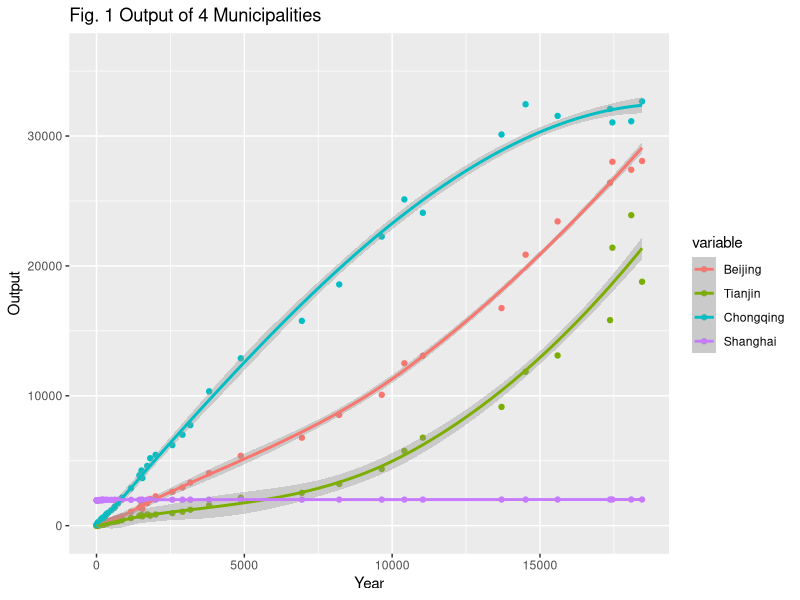
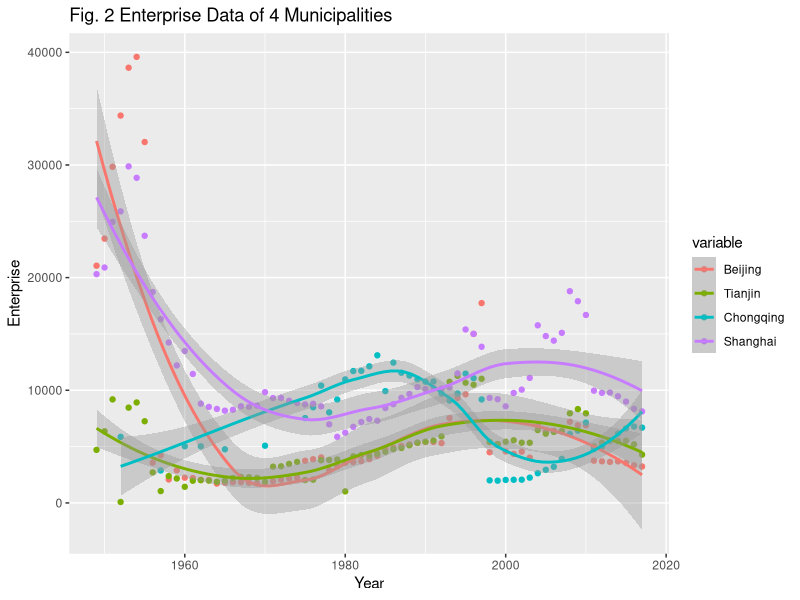

These charts were generated, in order, by the following R code: (Note: this script raises an error after producing the figures.)
## ---- chunk 1
library(plyr)
library(dplyr)
library(tidyverse)
library(ggplot2)
library(reshape2)
object1 = read.csv("China_EO_49to17.csv" ,fileEncoding="latin1")
object2 = as.tibble(object1)
datC=object2
datC$Year=seq(from=1949, to=2017)
datC=datC[order(datC$Year),]
outp = cbind(datC[,1],datC[,grep("Output", names(datC))])
enterp = cbind(datC[,1],datC[,grep("Enterprise", names(datC))])
outp_P = nrow(outp)-1
colnames(outp) <- strsplit((colnames(outp)),"_Output")
colnames(enterp) <- strsplit((colnames(enterp)),"_Enterprise")
outp_4 <- outp %>% select(Beijing,Tianjin,Chongqing,Shanghai, Year)
names(outp_4) <- c("Year","Beijing", "Tianjin", "Chongqing", "Shanghai")
meltout4 <- melt(outp_4, id.vars = "Year") 
bb <- ggplot(meltout4, aes(x = Year, y = value, colour = variable)) + geom_point() + geom_smooth(method="auto", se=TRUE, fullrange=FALSE, level=0.95) + labs(title = "Fig. 1 Output of 4 Municipalities", x = "Year",y = "Output") #add regression lines and labels to a scatter plot
bb
#bb > the output graph

enterp4 <- enterp %>% select(Year,Beijing,Tianjin,Chongqing,Shanghai)
names(enterp4) <- c("Year","Beijing", "Tianjin", "Chongqing", "Shanghai")
meltenterp_4 <- melt(enterp4, id.vars = "Year") 
bb1 <- ggplot(meltenterp_4, aes(x = Year, y = value, colour = variable)) + geom_point() + geom_smooth(method="auto", se=TRUE, fullrange=FALSE, level=0.95) + labs(title = "Fig. 2 Enterprise Data of 4 Municipalities", x = "Year",y = "Enterprise") #add regression lines and labels to a scatter plot
bb1
#bb > the enterprise graph
## ---- chunk 2
library(plyr)
library(dplyr)
library(tidyverse)
library(ggplot2)
library(reshape2)

## import the csv file as tibble object
econData <- as_tibble(read.csv("China_EO_49to17.csv"))

##only interested in the enterprise data in those direct controlled cities after year 2000
DirectCity<- econData %>%
  select(Beijing_Enterprise, Shanghai_Enterprise, Tianjin_Enterprise, Chongqing_Enterprise, Year)%>%
  filter(Year >= 2000)

##rename the columns
names(DirectCity) <- c("Beijing", "Shanghai", "Tianjin", "Chongqing", "Year")

## melt the tibble object to a tall structure for plotting purpose
meltDirectCity <- melt(DirectCity, id.vars = "Year")

##plot. Different cities will have different color; applying smoothed linear regression lines with 95% confidence area
ggplot(meltDirectCity, aes(x = Year, y = value, colour = variable)) + geom_point() + scale_size_area()+ stat_smooth(method = lm, formula = y ~ splines::bs(x, 3))


## ---- chunk 3
## looking at enterprises of different cities.

# read the file 
object1=read.csv("China_EO_49to17.csv", fileEncoding="latin1")
econData=as_tibble(object1)

# had to recreate the year column
desc <- arrange(econData, desc(Year))

# added to the table
Year=seq(from=1949, to=2017)
econData$Year=Year

# grabbed a few cities and its enterprise filters between 2000 to 2017
DataCity <- econData %>%
  select(Anhui_Enterprise, Hebei_Enterprise, Xinjiang_Enterprise, Year)%>%
  filter(Year >= 2000)

meltDataCity <- melt(DataCity, id.vars = "Year")

ggplot(meltDataCity, aes(x = Year, y = value, colour = variable)) + geom_point() + scale_size_area()+ stat_smooth(method = lm, formula = y ~ splines::bs(x, 3), se = FALSE)

## ---- chunk 4
library(plyr)
library(dplyr)
library(tidyverse)
library(ggplot2)
library(reshape2)

## import the csv file as tibble object
ecData <-as_tibble(read.csv("China_EO_49to17.csv"))

## enterprise data in 2 provinces after year 2005
China <- ecData %>%
  select(Shanghai_Enterprise, Hainan_Enterprise, Year)%>%
  filter(Year >= 2005)

##rename the columns
names(China) <- c("Shanghai", "Hainan", "Year")

## melt the tibble object to a tall structure for plotting purpose
Chinaa <- melt(China, id.vars = "Year")

## plot the data
ggplot(data=Chinaa,aes(x=Year,y=value,colour=variable))+geom_point(color="blue",pch=15,size=5)+ggtitle("Enterprise Difference between Shanghai and Hainan, 2005-2017")+theme_bw()+ scale_size_area()+ stat_smooth(method = lm, formula = y ~ splines::bs(x, 5), se = FALSE)
## ---- chunk 5
library(plyr)
library(dplyr)
library(tidyverse)
library(ggplot2)
library(reshape2)

## import the csv file as tibble object
ecData <-as_tibble(read.csv("China_EO_49to17.csv"))

##only interested in the output data in certain provinces after year 2000
China <- ecData %>%
  select(Beijing_Output, InnerMongolia_Output, Tibet_Output, Year)%>%
  filter(Year >= 2000)

##rename the columns
names(China) <- c("Beijing", "Inner Mongolia", "Tibet", "Year")

## melt the tibble object to a tall structure for plotting purpose
Chinaa <- melt(China, id.vars = "Year")

## plot the data
ggplot(data=Chinaa,aes(x=Year,y=value,colour=variable))+geom_quantile()+ggtitle("Output of Beijing, Inner Mongolia, and Tibet, 2000-2017")+theme_bw()+ scale_size_area()+ stat_smooth(method = lm, formula = y ~ splines::bs(x, 5), se = FALSE)
## ---- chunk 6
library(plyr)
library(dplyr)
library(tidyverse)
library(ggplot2)
library(reshape2)

## import the csv file as tibble object
ecData <-as_tibble(read.csv("China_EO_49to17.csv"))

## enterprise data in 1 province after year 1990 and before 2008
China <- ecData %>%
  select(Shaanxi_Enterprise, Year)%>%
  filter(Year >= 1990, Year <=2007)

##rename the columns
names(China) <- c("Shaanxi", "Year")

## melt the tibble object to a tall structure for plotting purpose
Chinaa <- melt(China, id.vars = "Year")

## plot the data
ggplot(data=Chinaa,aes(x=Year,y=value,colour=variable))+geom_area(color="red", fill="red")+ggtitle("Number of Enterprises in Shaanxi, 1990-2017")+theme_bw()+ scale_size_area()+ stat_smooth(method = lm, formula = y ~ splines::bs(x, 5), se = FALSE)
## ---- chunk 7

# comparing Guangdong and Liaoning's enterprise
GuangdongLiaoning<- econData %>%
  select(Guangdong_Enterprise, Liaoning_Enterprise, Year)%>%
  filter(Year >= 2000)
names(GuangdongLiaoning) <- c("Guangdong", "Liaoning", "Year")
add_column(GuangdongLiaoning, Output_Ratio = 0)
print(mutate(GuangdongLiaoning, Output_Ratio = Guangdong/Liaoning))

meltGuangdongLiaoning <- melt(GuangdongLiaoning, id.vars = "Year")

ggplot(meltGuangdongLiaoning, aes(x = Year, y = value, colour = variable)) + geom_point() + scale_size_area()+ stat_smooth(method = lm, formula = y ~ splines::bs(x, 3), se = FALSE)

## ---- chunk 8

# comparing Jilin and Anhui's enterprise
JilinAnhui<- econData %>%
  select(Jilin_Enterprise, Anhui_Enterprise, Year)%>%
  filter(Year >= 2000)
names(JilinAnhui) <- c("Jilin", "Anhui", "Year")
add_column(JilinAnhui, Output_Ratio = 0)
print(mutate(JilinAnhui, Output_Ratio = Jilin/Anhui))

meltJilinAnhui <- melt(JilinAnhui, id.vars = "Year")

ggplot(meltJilinAnhui, aes(x = Year, y = value, colour = variable)) + geom_point() + scale_size_area()+ stat_smooth(method = lm, formula = y ~ splines::bs(x, 3), se = FALSE)

## ---- chunk 9

# comparing Fujian and Guizhou's enterprise
FujianGuizhou<- econData %>%
  select(Fujian_Enterprise, Guizhou_Enterprise, Year)%>%
  filter(Year >= 2000)
names(FujianGuizhou) <- c("Fujian", "Guizhou", "Year")
add_column(FujianGuizhou, Output_Ratio = 0)
print(mutate(FujianGuizhou, Output_Ratio = Fujian/Guizhou))

meltFujianGuizhou <- melt(FujianGuizhou, id.vars = "Year")

ggplot(meltFujianGuizhou, aes(x = Year, y = value, colour = variable)) + geom_point() + scale_size_area()+ stat_smooth(method = lm, formula = y ~ splines::bs(x, 3), se = FALSE)

## ---- chunk 10

##Sum national total 
NationalOutput <- econData %>%
  select(matches("output"), Year) %>%
  mutate(sumVar=rowSums(.[1:19], na.rm = TRUE))

## convert to tibble object
NationalOutput <- as_tibble(NationalOutput)

##using R base functions to create new columns with the ratio between the summarized national output and each province
for(col in names(NationalOutput)) {
  NationalOutput[paste0(col, "_share")] = NationalOutput[col] / NationalOutput$sumVar
}

## subset the previous dataset for plotting purposes. 
## only selecting the ratio columns which has the _share pattern
subset_NationalOutput <- select(NationalOutput, matches("share"))

## deleting useless columns, such as year ratio
subset_NationalOutput <- subset_NationalOutput[,1:31]

## adding the actual year column
subset_NationalOutput<-add_column(subset_NationalOutput, NationalOutput$Year)

## reassign the year column with a new name
colnames(subset_NationalOutput)[32]<-"Year"

##melt the tibble object to a tall structure 
melt_subNational <- melt(subset_NationalOutput, id.vars = "Year")

##plot 
ggplot(melt_subNational, aes(x = Year, y = value, colour = variable)) + geom_point()

## ---- chunk 11
econData <- as_tibble(read.csv("China_EO_49to17.csv"))

# Ratio of Output to enterprise for Beijing, Tianjin, Hebei, Shanghai
# Outputs a data frame that just contains the ratio along with their respective years
# Also a column containing their city name for ease of plotting
ratioBeijing <- econData %>%
  mutate(OutputPerEnterprise = Beijing_Output / Beijing_Enterprise) %>%
  select(Year,OutputPerEnterprise)
ratioBeijing$Province <- rep("Beijing",nrow(ratioBeijing))

ratioTianjin <- econData %>%
  mutate(OutputPerEnterprise = Tianjin_Output / Tianjin_Enterprise) %>%
  select(Year,OutputPerEnterprise)
ratioTianjin$Province <- rep("Tianjin",nrow(ratioTianjin))

ratioHebei <- econData %>%
  mutate(OutputPerEnterprise = Hebei_Output / Hebei_Enterprise) %>%
  select(Year,OutputPerEnterprise)
ratioHebei$Province <- rep("Hebei",nrow(ratioHebei))

ratioShanghai <- econData %>%
  mutate(OutputPerEnterprise = Shanghai_Output / Shanghai_Enterprise) %>%
  select(Year,OutputPerEnterprise)
ratioShanghai$Province <- rep("Shanghai",nrow(ratioShanghai))

ratioGuangxi <- econData %>%
  mutate(OutputPerEnterprise = Guangxi_Output / Guangxi_Enterprise) %>%
  select(Year,OutputPerEnterprise)
ratioGuangxi$Province <- rep("Guangxi",nrow(ratioGuangxi))

ratioChongqing <- econData %>%
  mutate(OutputPerEnterprise = Chongqing_Output / Chongqing_Enterprise) %>%
  select(Year,OutputPerEnterprise)
ratioChongqing$Province <- rep("Chongqing",nrow(ratioChongqing))

# Combines all the data frames into one for plotting
ratio <- rbind(ratioBeijing, ratioTianjin, ratioHebei, ratioShanghai, ratioGuangxi, ratioChongqing) %>%
  filter(Year >= 2000)

# Plots the data
ggplot(data=ratio,aes(x=Year,y=OutputPerEnterprise,color=Province)) +geom_line() + ylab("Output per # of Enterprises") + ggtitle("Output per Number of Enterprises of Various Chinese Provinces") +theme_bw()

## ---- chunk 12
library(tidyverse)
library(dplyr)
library(ggplot2)
object3 = read.csv("Municip_output.csv",stringsAsFactors = FALSE)
municp = as.tibble(object3)
munip <- municp
allc_muni <- outp[50:69,]
allc_muni <- allc_muni[,c(1:3, 23, 10) ] #extract wanted data
for (i in 1:5) {
  if(i >1){
    munip[,i]<- (municp[,i] - allc_muni[,i]) # calculate the difference
  }
}

#print four graphs of differences of the four municipalities
pB <-ggplot(munip, aes(Year, Beijing))  
pB +geom_bar(stat = "identity")+geom_line(aes(x = munip$Year, y = Beijing),colour = "darkred")+
  labs(title = "Statistics Difference of Beijing Output", x = "Year",y = "Output (Thousand Million CNY)")
#Beijing Stat Diff

pT <-ggplot(munip, aes(Year, Tianjin))
pT +geom_bar(stat = "identity")+geom_line(aes(x = munip$Year, y = Tianjin),colour = "darkblue")+
  labs(title = "Statistics Difference of Tianjin Output", x = "Year",y = "Output (Thousand Million CNY)")
#Tianjin Stat Diff

pC <-ggplot(munip, aes(Year, Chongqing))
pC +geom_bar(stat = "identity")+geom_line(aes(x = munip$Year, y = Chongqing),colour = "grey60")+
  labs(title = "Statistics Difference of Chongqing Output", x = "Year",y = "Output (Thousand Million CNY)")
#Chongqing Stat Diff

pS <-ggplot(munip, aes(Year, Shanghai))
pT +geom_bar(stat = "identity")+geom_line(aes(x = munip$Year, y = Shanghai),colour = "lightsalmon4")+
  labs(title = "Statistics Difference of Shanghai Output", x = "Year",y = "Output (Thousand Million CNY)")
#Shanghai Stat Diff

## ---- chunk 13
library(plyr)
library(dplyr)
library(tidyverse)
library(ggplot2)
library(reshape2)

## import the csv file as tibble object
ecData <-as_tibble(read.csv("China_EO_49to17.csv"))


##only interested in the output data in those direct controlled cities after year 2000
China <- ecData %>%
  select(Beijing_Output, Shanghai_Output, Tianjin_Output, Guizhou_Output, Yunnan_Output, Gansu_Output, Year)%>%
  filter(Year >= 2000)
  
##rename the columns
names(China) <- c("Beijing", "Shanghai", "Tianjin", "Guizhou", "Yunnan", "Gansu", "Year")

## melt the tibble object to a tall structure for plotting purpose
Chinaa <- melt(China, id.vars = "Year")

##ploting the values
ggplot(data=Chinaa,aes(x=Year,y=value,colour=variable))+geom_point(color="black",pch=20,size=4)+ggtitle("Outputs of 3 of the Richest and Poorest China Provinces (in GDP per capita for 2017) from 2000-2017")+theme_bw()+ scale_size_area()+ stat_smooth(method = lm, formula = y ~ splines::bs(x, 5), se = FALSE)
## ---- chunk 14
library(plyr)
library(dplyr)
library(tidyverse)
library(ggplot2)
library(reshape2)

## import the csv file as tibble object
ecData <-as_tibble(read.csv("China_EO_49to17.csv"))

##only interested in the enterprise data in those direct controlled cities after year 2000
China <- ecData %>%
  select(Beijing_Enterprise, Shanghai_Enterprise, Tianjin_Enterprise, Guizhou_Enterprise, Yunnan_Enterprise, Gansu_Enterprise, Year)%>%
  filter(Year >= 2000)
  
##rename the columns  
names(China) <- c("Beijing", "Shanghai", "Tianjin", "Guizhou", "Yunnan", "Gansu", "Year")


## melt the tibble object to a tall structure for plotting purpose
Chinaa <- melt(China, id.vars = "Year")

##ploting the values
ggplot(data=Chinaa,aes(x=Year,y=value,colour=variable))+geom_point(color="purple",pch=19,size=3)+ggtitle("Enterprises of 3 of the Richest and Poorest China Provinces (in GDP per capita for 2017) from 2000-2017")+theme_bw()+ scale_size_area()+ stat_smooth(method = lm, formula = y ~ splines::bs(x, 5), se = FALSE)
## ---- chunk 15
## Add the China_EO_49t017 csv
data1 <- read.csv("China_EO_49to17.csv")

##only select columns contains "output"
data1_output<- select(data1, matches("output"), Year)

##only select columns contains "enterprise"
data1_enterprise <-select(data1, matches("enterprise"), Year)

##for output columns, depend on the provinces in each region, add them together. Do this for 8 regions
##for enterprise columns, depend on the provinces in each region, add them together. Do this for 8 regions

##Northeast region, Output
NE_Output_Sum <- data1_output %>%
  select("Liaoning_Output", "Jilin_Output", "Heilongjiang_Output", Year) %>%
  mutate(Northeast_Output =rowSums(.[1:3], na.rm = TRUE))

##Northeast region, enterprise
NE_Enterprise_Sum <- data1_enterprise %>%
  select("Liaoning_Enterprise", "Jilin_Enterprise", "Heilongjiang_Enterprise", Year) %>%
  mutate(Northeast_Enterprise =rowSums(.[1:3], na.rm = TRUE))

##North coastal region, Output
NC_Output_Sum <- data1_output %>%
  select("Beijing_Output", "Tianjin_Output", "Hebei_Output", "Shandong_Output", Year) %>%
  mutate(NorthcCostal_Output =rowSums(.[1:3], na.rm = TRUE))

##north coastal region, enterprise
NC_Enterprise_Sum <- data1_enterprise %>%
  select("Beijing_Enterprise", "Tianjin_Enterprise", "Hebei_Enterprise", "Shandong_Enterprise", Year) %>%
  mutate(NorthCoastal_Enterprise =rowSums(.[1:3], na.rm = TRUE))

##East coastal region, Output
EC_Output_Sum <- data1_output %>%
  select("Shanghai_Output", "Jiangsu_Output", "Zhejiang_Output", Year) %>%
  mutate(EastCostal_Output =rowSums(.[1:3], na.rm = TRUE))

##East coastal region, enterprise
EC_Enterprise_Sum <- data1_enterprise %>%
  select("Shanghai_Enterprise", "Jiangsu_Enterprise", "Zhejiang_Enterprise", Year) %>%
  mutate(EastCostal_Enterprise =rowSums(.[1:3], na.rm = TRUE))

##South coastal region, Output
SC_Output_Sum <- data1_output %>%
  select("Fujian_Output", "Guangdong_Output", "Hainan_Output", Year) %>%
  mutate(SouthCostal_Output =rowSums(.[1:3], na.rm = TRUE))

##South coastal region, enterprise
SC_Enterprise_Sum <- data1_enterprise %>%
  select("Fujian_Enterprise", "Guangdong_Enterprise", "Hainan_Enterprise", Year) %>%
  mutate(SouthCostal_Enterprise =rowSums(.[1:3], na.rm = TRUE))

##Yellow river region, Output
YellowRiver_Output_Sum<-data1_output %>%
  select("Shanxi_Output", "InnerMongolia_Output", "Henan_Output", "Shaanxi_Output", Year) %>%
  mutate(YellowRiver_Output =rowSums(.[1:4], na.rm = TRUE))

##Yellow river region, enterprise
YellowRiver_Enterprise_Sum <- data1_enterprise %>%
  select("Shanxi_Enterprise", "InnerMongolia_Enterprise", "Henan_Enterprise", "Shaanxi_Enterprise", Year) %>%
  mutate(YellowRiver_Enterprise =rowSums(.[1:3], na.rm = TRUE))

##Yangtz river region, output
Yangtz_Output_Sum <- data1_output %>%
  select("Anhui_Output", "Jiangxi_Output", "Hubei_Output", "Hunan_Output",Year) %>%
  mutate(Yangtz_Output =rowSums(.[1:4], na.rm = TRUE))

## Yangtz river region, enterprise
Yangtz_Enterprise_Sum <-  data1_enterprise %>%
  select("Anhui_Enterprise", "Jiangxi_Enterprise", "Hubei_Enterprise", "Hunan_Enterprises", Year) %>%
  mutate(Yangtz_Enterprise =rowSums(.[1:4], na.rm = TRUE))

## Southwest region, output
SW_Output_Sum <- data1_output %>%
  select("Guangxi_Output", "Chongqing_Output", "Sichuan_Output", "Guizhou_Output", "Yunnan_Output", Year) %>%
  mutate(Southwest_Output =rowSums(.[1:5], na.rm = TRUE))

## Southwest region, enterprise
SW_Enterprise_Sum <- data1_enterprise %>%
  select("Guangxi_Enterprise", "Chongqing_Enterprise", "Sichuan_Enterprise", "Guizhou_Enterprise", "Yunnan_Enterprise", Year) %>% 
  mutate(Southwest_Enterprise =rowSums(.[1:5], na.rm = TRUE))

## Northwest region, output
NW_Output_Sum <- data1_output %>%
  select("Tibet_Output", "Gansu_Output", "Qinghai_Output", "Ningxia_Output", "Xinjiang_Output", Year) %>%
  mutate(Northwest_Output =rowSums(.[1:5], na.rm = TRUE))

## Northwest region, enterprise
NW_Enterprise_Sum <- data1_enterprise %>%
  select("Tibet_Enterprise", "Gansu_Enterprise", "Qinghai_Enterprise", "Ningxia_Enterprise", "Xinjiang_Enterprise", Year) %>%
  mutate(Northwest_Enterprise =rowSums(.[1:5], na.rm = TRUE))

## Join all regional output columns together as dataframe
Output_Region <- data.frame(EC_Output_Sum, NC_Output_Sum, NE_Output_Sum, NW_Output_Sum, SC_Output_Sum, SW_Output_Sum, Yangtz_Output_Sum, YellowRiver_Output_Sum)

##cleaning unnecessary columns contain "Year."
Output_Region <- Output_Region %>%
  select(-matches("Year."))

## Join all regional enterprise columns together as dataframe
Enterprise_Region <- data.frame(EC_Enterprise_Sum, NC_Enterprise_Sum, NE_Enterprise_Sum, NW_Enterprise_Sum, SC_Enterprise_Sum, SW_Enterprise_Sum, Yangtz_Enterprise_Sum, YellowRiver_Enterprise_Sum, na.rm = TRUE)

## cleaning unnecessary columns contain "year."
Enterprise_Region <- Enterprise_Region %>%
  select(-matches("Year."))

##############This is for the added data

##external csv from Nation Bureau of Statistics of China, contains population 
##    estimates from 2000 - 2017, for all provinces in mainland China

added <- read.csv("AnnualbyProvince.csv")

## user defined function. subset the population dataset to smaller datasets by regions, 
##      prov1:prove5: province name
Region_function <- function(prov1, prov2, prov3, prov4, prov5){
  subset(added, Region == prov1 | Region == prov2 | Region == prov3 | Region == prov4 | Region == prov5)
}

## user defined function. Summarize any regional population subset 
Pop_sum_function <- function(dataset, region_name){
  dataset %>%
    summarize_at(vars(starts_with("x")), funs(sum(., na.rm = TRUE))) %>%
  mutate(Region = region_name)
}

## Naming convention: "region_name"_pop: the initial subset for all provinces in each region.  
##          "Region_name"_pop_sum": summarize all provinces in each region by year

##For Northeast region
NE_pop <- Region_function("Liaoning", "Jilin", "Heilongjiang", NA, NA)
NE_pop_sum <- Pop_sum_function(NE_pop, "Northeast_pop")

## For North coastal region
NC_pop <- Region_function("Beijing", "Tianjin", "Hebei", "Shandong", NA)
NC_pop_sum <- Pop_sum_function(NC_pop, "NorthCoastal")

## For East coastal 
EC_pop <- Region_function("Shanghai", "Jiangsu", "Zhejiang", NA, NA)
EC_pop_sum <- Pop_sum_function(EC_pop, "EastCoastal")

## For south coastal 
SC_pop <- Region_function("Fujian", "Guangdong", "Hainan", NA, NA)
SC_pop_sum <- Pop_sum_function(SC_pop, "SouthCoastal")

## For Yellow River Region
YellowRiver_pop <- Region_function("Shanxi", "InnerMongolia", "Henan", "Shaanxi", NA)
YellowRiver_pop_sum <- Pop_sum_function(YellowRiver_pop, "YellowRiverRegion")

## For Yangtz River Region
Yangtz_pop <- Region_function("Anhui", "Jiangxi", "Hubei", "Hunan", NA)
Yangtz_pop_sum <- Pop_sum_function(Yangtz_pop, "YangtzRegion")

## For SouthWest Region
SW_pop <- Region_function("Guangxi", "Chongqing", "Sichuan", "Guizhou", "Yunnan")
SW_pop_sum<-Pop_sum_function(SW_pop, "Southwest")

## For Northwest region
NW_pop <- Region_function("Tibet", "Gansu", "Qinghai", "Ningxia", "Xinjiang")
NW_pop_sum<-Pop_sum_function(NW_pop, "Northwest")

## join all rows by cbind
RegionalPop<- rbind(NE_pop_sum, NC_pop_sum, EC_pop_sum, SC_pop_sum, YellowRiver_pop_sum, Yangtz_pop_sum, SW_pop_sum, NW_pop_sum)



